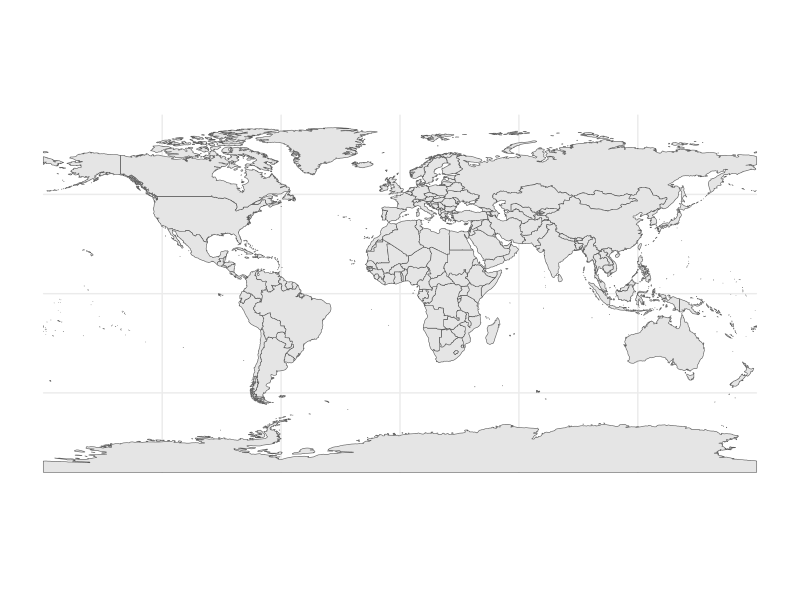
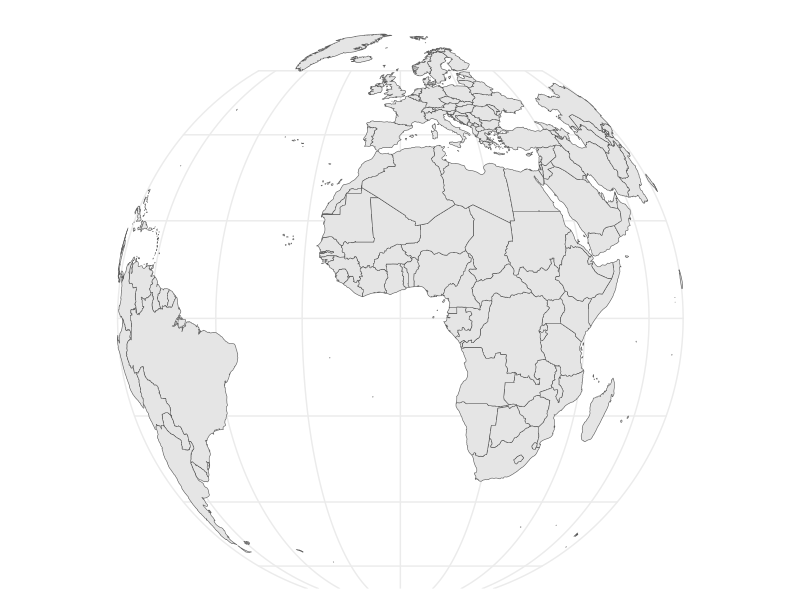
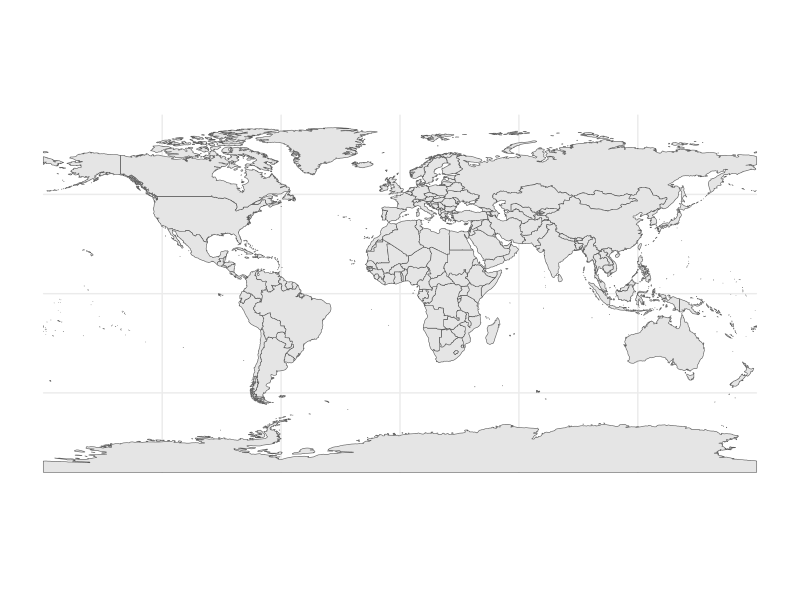
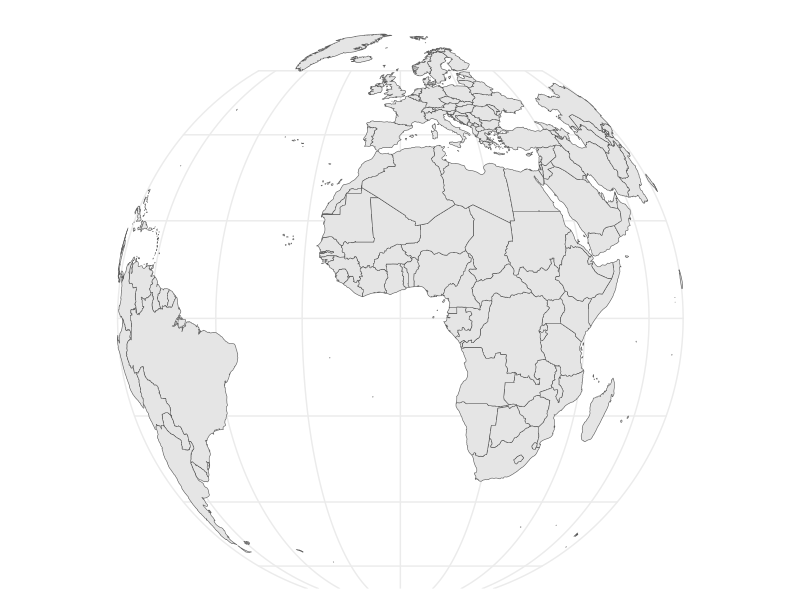
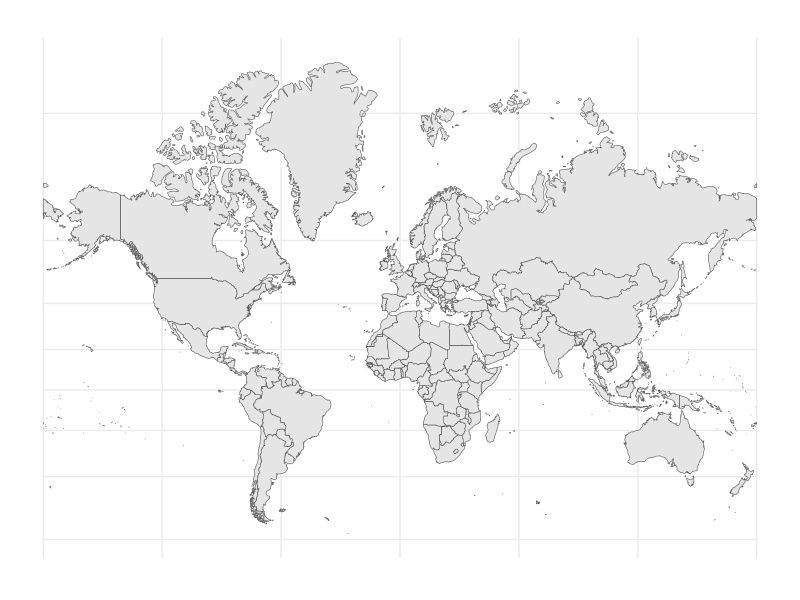
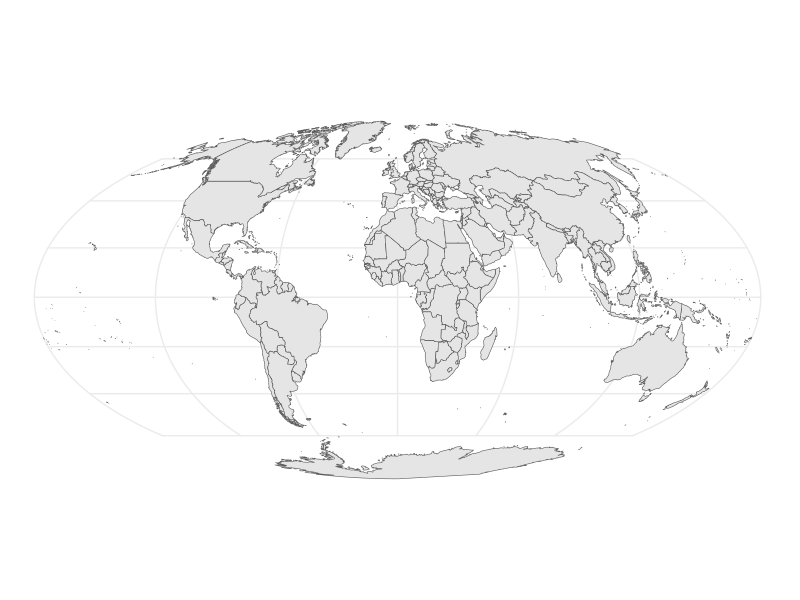
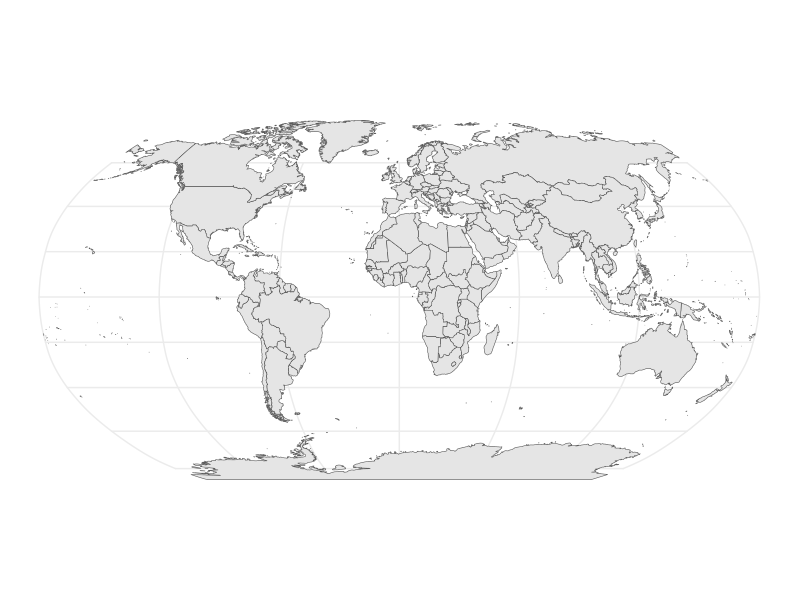

Source code (R) for these figures, in order:
## ---- chunk 1
#| echo: false
#| message: false
#| fig-cap: 
#|   - "A Flat Map"
#|   - "A Globe"
#| label: globe-and-flat-map
#| layout-ncol: 2

library(rnaturalearth) # natural earth data

library(ggplot2) # beautiful maps

library(dplyr) # data wrangling

library(sf) # simple (spatial) features

# library(patchwork) # stitch ggplots together

mapdata <- ne_countries(scale = "medium", # medium scale
                        returnclass = "sf") # as sf object

mymap <- ggplot(mapdata) + # the data I am mapping
  geom_sf() + # the geometry I am using
  theme_minimal() +
  theme(axis.text.x = element_blank())

mymap # + coord_sf(crs="+proj=robin") 

mymap + coord_sf(crs="+proj=ortho")
  
## ---- chunk 2
#| code-fold: true
#| code-summary: "Show the code"
#| message: false

library(rnaturalearth) # natural earth data

library(ggplot2) # beautiful maps

library(dplyr) # data wrangling

library(sf) # simple (spatial) features

## ---- chunk 3
#| code-fold: true
#| code-summary: "Show the code"
#| message: false

mapdata <- ne_countries(scale = "medium", # medium scale
                        returnclass = "sf") # as sf object

## ---- chunk 4
#| code-fold: true
#| code-summary: "Show the code"
#| message: false

mymap <- ggplot(mapdata) + # the data I am mapping
  geom_sf() + # the geometry I am using
  theme_minimal() + # minimal theme
  theme(axis.text.x = element_blank()) # no longitude labels

mymap # replay

## ---- chunk 5
#| code-fold: true
#| code-summary: "Show the code"
#| message: false

mymap + coord_sf(crs="+proj=ortho")

## ---- chunk 6
#| code-fold: true
#| code-summary: "Show the code"
#| message: false

mercator_data <- mapdata %>% 
  filter(name != "Antarctica") # remove Antarctica

ggplot(mercator_data) + # the data I am mapping
  geom_sf() + # the geometry I am using
  coord_sf(crs = 3857) + # Mercator
  theme_minimal() + # minimal theme
  theme(axis.text.x = element_blank()) # no longitude labels

## ---- chunk 7
#| code-fold: true
#| code-summary: "Show the code"
#| message: false

mymap + coord_sf(crs="+proj=moll")

## ---- chunk 8
#| code-fold: true
#| code-summary: "Show the code"
#| message: false

mymap + coord_sf(crs="+proj=robin") 
